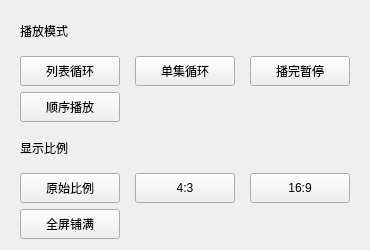
<?xml version="1.0" encoding="UTF-8"?>
<ui version="4.0">
 <class>dialog_config</class>
 <widget class="QDialog" name="dialog_config">
  <property name="geometry">
   <rect>
    <x>0</x>
    <y>0</y>
    <width>370</width>
    <height>250</height>
   </rect>
  </property>
  <property name="minimumSize">
   <size>
    <width>370</width>
    <height>200</height>
   </size>
  </property>
  <property name="maximumSize">
   <size>
    <width>370</width>
    <height>250</height>
   </size>
  </property>
  <property name="windowTitle">
   <string>Dialog</string>
  </property>
  <layout class="QGridLayout" name="gridLayout">
   <item row="2" column="0">
    <widget class="QPushButton" name="btn_mode_3">
     <property name="minimumSize">
      <size>
       <width>100</width>
       <height>30</height>
      </size>
     </property>
     <property name="maximumSize">
      <size>
       <width>100</width>
       <height>30</height>
      </size>
     </property>
     <property name="focusPolicy">
      <enum>Qt::NoFocus</enum>
     </property>
     <property name="text">
      <string>顺序播放</string>
     </property>
     <property name="checkable">
      <bool>true</bool>
     </property>
    </widget>
   </item>
   <item row="3" column="0">
    <widget class="QLabel" name="label_1">
     <property name="text">
      <string>显示比例</string>
     </property>
    </widget>
   </item>
   <item row="0" column="0">
    <widget class="QLabel" name="label">
     <property name="text">
      <string>播放模式</string>
     </property>
    </widget>
   </item>
   <item row="1" column="2">
    <widget class="QPushButton" name="btn_mode_2">
     <property name="minimumSize">
      <size>
       <width>100</width>
       <height>30</height>
      </size>
     </property>
     <property name="maximumSize">
      <size>
       <width>100</width>
       <height>30</height>
      </size>
     </property>
     <property name="focusPolicy">
      <enum>Qt::NoFocus</enum>
     </property>
     <property name="text">
      <string>播完暂停</string>
     </property>
     <property name="checkable">
      <bool>true</bool>
     </property>
    </widget>
   </item>
   <item row="4" column="1">
    <widget class="QPushButton" name="btn_rate_1">
     <property name="minimumSize">
      <size>
       <width>100</width>
       <height>30</height>
      </size>
     </property>
     <property name="maximumSize">
      <size>
       <width>100</width>
       <height>30</height>
      </size>
     </property>
     <property name="focusPolicy">
      <enum>Qt::NoFocus</enum>
     </property>
     <property name="text">
      <string>4:3</string>
     </property>
     <property name="checkable">
      <bool>true</bool>
     </property>
    </widget>
   </item>
   <item row="5" column="0">
    <widget class="QPushButton" name="btn_rate_3">
     <property name="minimumSize">
      <size>
       <width>100</width>
       <height>30</height>
      </size>
     </property>
     <property name="maximumSize">
      <size>
       <width>100</width>
       <height>30</height>
      </size>
     </property>
     <property name="focusPolicy">
      <enum>Qt::NoFocus</enum>
     </property>
     <property name="text">
      <string>全屏铺满</string>
     </property>
     <property name="checkable">
      <bool>true</bool>
     </property>
    </widget>
   </item>
   <item row="4" column="0">
    <widget class="QPushButton" name="btn_rate_0">
     <property name="minimumSize">
      <size>
       <width>100</width>
       <height>30</height>
      </size>
     </property>
     <property name="maximumSize">
      <size>
       <width>100</width>
       <height>30</height>
      </size>
     </property>
     <property name="focusPolicy">
      <enum>Qt::NoFocus</enum>
     </property>
     <property name="text">
      <string>原始比例</string>
     </property>
     <property name="checkable">
      <bool>true</bool>
     </property>
    </widget>
   </item>
   <item row="4" column="2">
    <widget class="QPushButton" name="btn_rate_2">
     <property name="minimumSize">
      <size>
       <width>100</width>
       <height>30</height>
      </size>
     </property>
     <property name="maximumSize">
      <size>
       <width>100</width>
       <height>30</height>
      </size>
     </property>
     <property name="focusPolicy">
      <enum>Qt::NoFocus</enum>
     </property>
     <property name="text">
      <string>16:9</string>
     </property>
     <property name="checkable">
      <bool>true</bool>
     </property>
    </widget>
   </item>
   <item row="1" column="0">
    <widget class="QPushButton" name="btn_mode_0">
     <property name="minimumSize">
      <size>
       <width>100</width>
       <height>30</height>
      </size>
     </property>
     <property name="maximumSize">
      <size>
       <width>100</width>
       <height>30</height>
      </size>
     </property>
     <property name="focusPolicy">
      <enum>Qt::NoFocus</enum>
     </property>
     <property name="text">
      <string>列表循环</string>
     </property>
     <property name="checkable">
      <bool>true</bool>
     </property>
    </widget>
   </item>
   <item row="1" column="1">
    <widget class="QPushButton" name="btn_mode_1">
     <property name="minimumSize">
      <size>
       <width>100</width>
       <height>30</height>
      </size>
     </property>
     <property name="maximumSize">
      <size>
       <width>100</width>
       <height>30</height>
      </size>
     </property>
     <property name="focusPolicy">
      <enum>Qt::NoFocus</enum>
     </property>
     <property name="text">
      <string>单集循环</string>
     </property>
     <property name="checkable">
      <bool>true</bool>
     </property>
    </widget>
   </item>
  </layout>
 </widget>
 <resources/>
 <connections/>
</ui>
